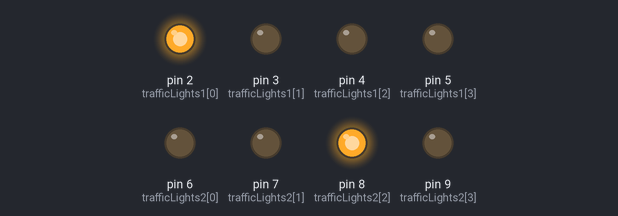
This sketch was run on a simulated Arduino Uno, built with avr-gcc and run on an emulated ATmega328P. On the bench: output pins drawn as LEDs (lit = HIGH).

Above: at 0.15 s.
At 5.87 s:
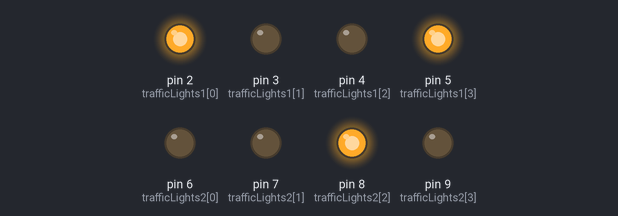
At 11.15 s:
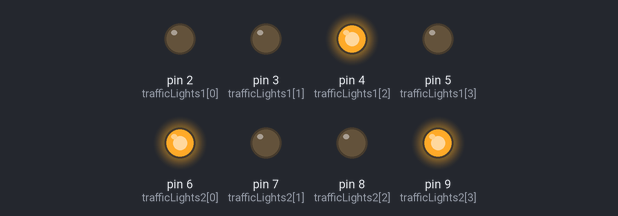
At 16.26 s:
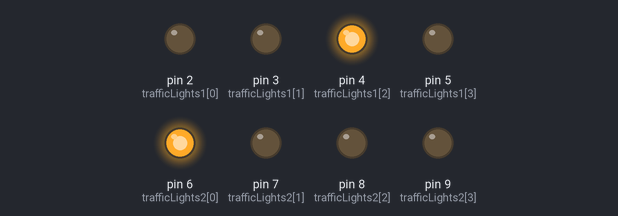
At 21.1 s:
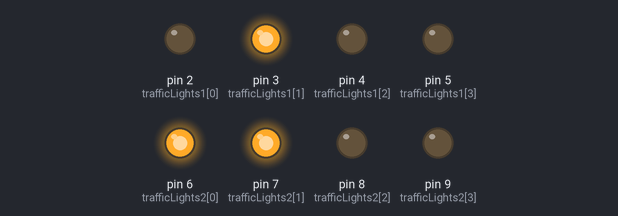
At 32.1 s:
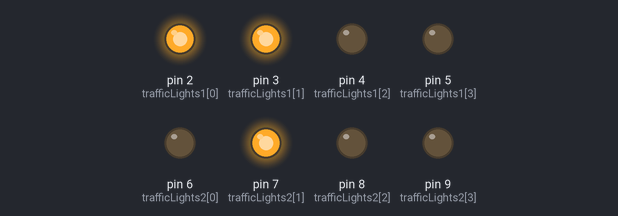
Timing chart, 0 to 40.0 s (numbered marks = the images above):
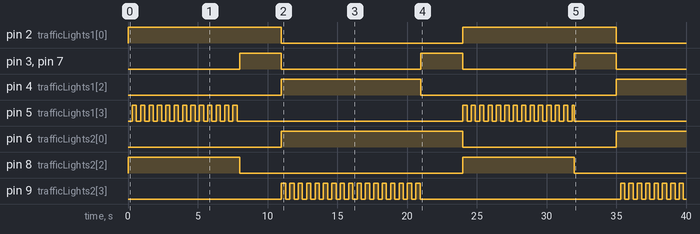

Measured:
- by itself, pin 2 (trafficLights1[0]): alternates HIGH for 11.0 s and LOW for 13.0 s
- by itself, pin 3 (trafficLights1[1]), pin 7 (trafficLights2[1]): goes HIGH 3.0 s, LOW 10.0 s, HIGH 3.0 s, LOW 8.0 s, HIGH 3.0 s, then LOW
- by itself, pin 4 (trafficLights1[2]): LOW → HIGH at 11.0 s, → LOW 10.0 s later, → HIGH 14.0 s later
- by itself, pin 6 (trafficLights2[0]): LOW → HIGH at 11.0 s, → LOW 13.0 s later, → HIGH 11.0 s later
- by itself, pin 8 (trafficLights2[2]): alternates HIGH for 8.0 s and LOW for 16.0 s
- by itself, pin 9 (trafficLights2[3]): goes 16 × (HIGH 0.30 s, LOW 0.30 s), HIGH 0.30 s, LOW 14.4 s, 7 × (HIGH 0.30 s, LOW 0.30 s), HIGH 0.30 s, then LOW
- by itself, pin 5 (trafficLights1[3]): goes 12 × (HIGH 0.30 s, LOW 0.30 s), HIGH 0.30 s, LOW 16.2 s, 13 × (HIGH 0.30 s, LOW 0.30 s), HIGH 0.17 s, then LOW

The sketch:

trafficLightController.ino
```cpp
// Source: http://www.electroschematics.com/10178/arduino-traffic-light-system/
int trafficLights1[] = {2,3,4,5};  // red, yellow, green, pedestrians led pins
int trafficLights2[] = {6,7,8,9}; // red, yellow, green, pedestrians led pins
int situations = 4;
int duration[] = {8000,3000,10000,3000}; // duration of each situation
long previousCars = 0;
long previousPeds = 0;
long interval = 300;  //blink interval for pedestrians
int ledState = LOW;
int state;
int i = 0;

void setup()
{
  for(int i = 0; i < 4; i++) {
    pinMode(trafficLights1[i], OUTPUT);
    pinMode(trafficLights2[i], OUTPUT);
  }
  Serial.begin(9600);
}

void loop()
{
  unsigned long currentMillis = millis();
  if(currentMillis - previousCars < duration[i]) {
    situation(i);
  } else {
    previousCars = currentMillis;
    if(i >= situations) {
      i = 0;
      } else {
      i++;
    }
  }
}

void activateTrafficLight1(String lights, int pedestrians)
{
  for(int x = 0; x < 3; x++)
  {
    if(lights[x] == '0') state = LOW;
    if(lights[x] == '1') state = HIGH;
    digitalWrite(trafficLights1[x], state);
  }
  if(pedestrians == 1) {
    blinkPed(trafficLights1[3]);
  } else {
    digitalWrite(trafficLights1[3], LOW);
  }
}

void activateTrafficLight2(String lights, int pedestrians)
{
  for(int x = 0; x < 3; x++)
  {
    if(lights[x] == '0') state = LOW;
    if(lights[x] == '1') state = HIGH;
    digitalWrite(trafficLights2[x], state);
  }
  if(pedestrians == 1) {
    blinkPed(trafficLights2[3]);
  } else {
    digitalWrite(trafficLights2[3], LOW);
  }
}

void situation(int i)
{
  switch(i){
    case 0:
      activateTrafficLight1("100",1); // 100 means red ON, yellow OFF, green OFF
      activateTrafficLight2("001",0); // the second parameter is for pedestrians
      break;              // 1 is ON and 0 is OFF
    case 1:
      activateTrafficLight1("110",0); // 110: red ON, yellow ON, green OFF
      activateTrafficLight2("010",0);
      break;
    case 2:
      activateTrafficLight1("001",0);
      activateTrafficLight2("100",1);
      break;
    case 3:
      activateTrafficLight1("010",0);
      activateTrafficLight2("110",0);
      break;
  }
}

void blinkPed(int ped) {
  unsigned long currentMillis = millis();
  if(currentMillis - previousPeds > interval) {
    previousPeds = currentMillis;
    if (ledState == LOW)
    ledState = HIGH;
    else
    ledState = LOW;
    digitalWrite(ped, ledState);
  }
}
```
